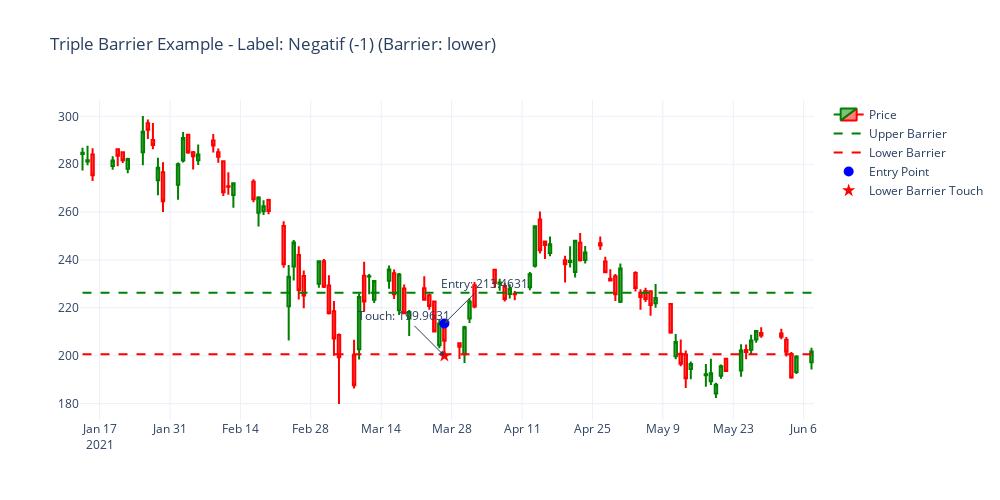

Here is the notebook cell this chart was saved with:
### Code cell
# Visualisasi sampel dengan label -1 (negatif)
try:
    fig_label_minus_1 = visualize_triple_barrier_sample(filtered_df, triple_barrier_df, label_value=-1, window_size=50)
    if fig_label_minus_1:
        fig_label_minus_1.show()
except Exception as e:
    print(f"Error saat memvisualisasikan label -1: {e}")
